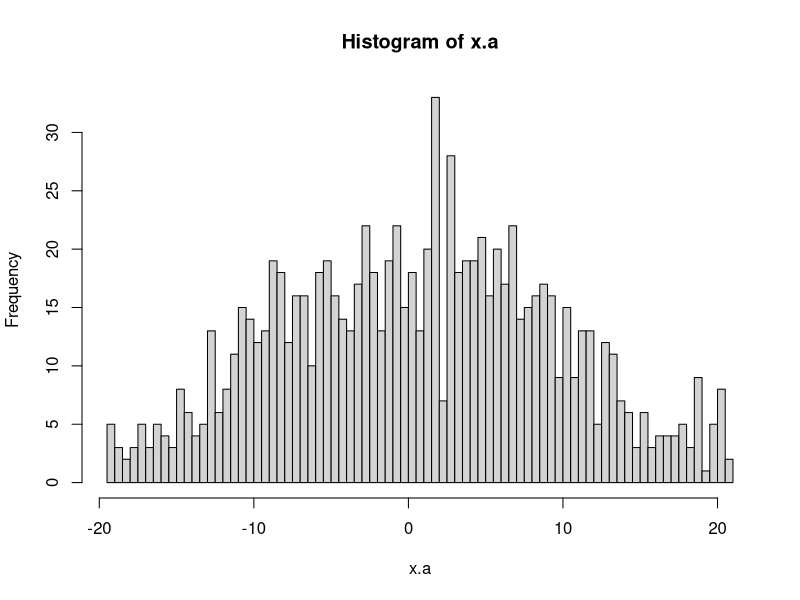
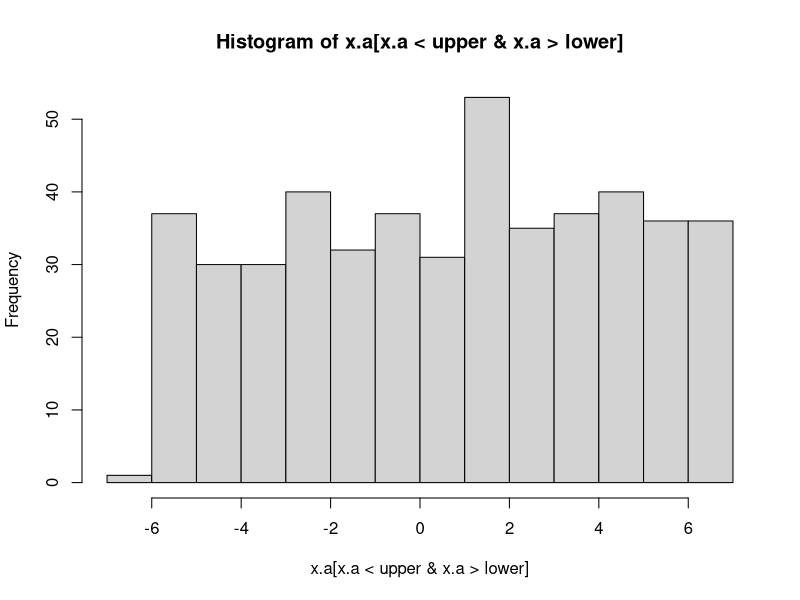
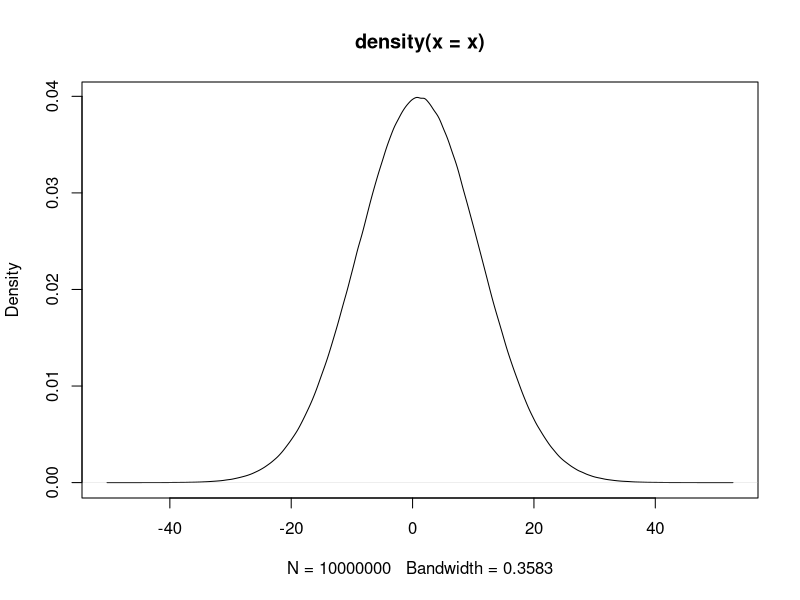

The R source for these figures, in order:
## ---- chunk 1
knitr::opts_chunk$set(echo = TRUE)

## ---- chunk 2
x.a <- rnorm(1000, 1, 10)

# 1.1 Filter OUT extreme values out of two standard deviations
#x.a - mean(x.a) <  2*sd(x.a)
#x.a  - mean(x.a) >  -2*sd(x.a)
x.a <- x.a[abs(x.a - mean(x.a)) < 2*sd(x.a)]

# 1.2 Plotting the distribution of the remaining vector x.a
hist(x.a, breaks = 100)

# 1.3 Calculate the 25% 50% and 75% quantile of vector x.a. (You may google "quantile r)
upper <- quantile(x.a, probs = 0.75)
lower <- quantile(x.a, probs = 0.25)

# 1.4 Get the sequence between 25% to 75% of x.a
hist(x.a[x.a < upper & x.a > lower])
x.a[x.a > upper | x.a < lower]


## ---- chunk 3
x.b <- c("a", "b", "c", "d", "e", "f", "g", "h", "i", "j", "k")

# 2.1 Get only elements at odd positions
x.b[1:length(x.b)%% 2 == 1]

# 2.2 Truncate the first 2 elements and the last 2 elements
x.b[3:(length(x.b)-2)]

## ---- chunk 4
population <- c(158228, 126687, 228075, 204903, 308383)
town <- c("中正", "大同", "中山", "松山", "大安")

# 3.1 Sort the population, 
# the reuslt should be [1] 126687 158228 204903 228075 308383
sort(population)

# 3.2 Sort populations in decreasing order 
# (Google it or check help)
# Result: [1] 308383 228075 204903 158228 126687
sort(population, decreasing = TRUE)
# 3.3 Sort town names according to population in decreasing order
# Result: [1] "大安" "中山" "松山" "中正" "大同"
order(population)
town[order(-population)]

## ---- chunk 5
# 4.1 Print current time
# e.g., "2019-09-02 21:31:36 CST"
Sys.time()
# 4.2 Check the data type of current time
str(Sys.time())

# 4.3 Print today
# e.g., [1] "2019-09-02"
Sys.Date()

# 4.4 Check the data type of date
str(Sys.Date())

# 4.5 Write example to compare following functions: print(), cat(), and message() 
cat("Michael","Jackson\n")
print(paste("Michael","Jackson", sep = " "))
message("Michael ","Jackson")
## ---- chunk 6
# 5.1 Using google to find out how to measure the ruuning time of the following code
start_time <- Sys.time()
x <- rnorm(10000000, 1, 10) 
plot(density(x))
end_time <- Sys.time()

end_time - start_time

## ---- chunk 7
a <- c(5, 5, 5, 5, 4, 4, 4, 3, 3, 1, 1, 1, 2, 2, 2)
b <- c(3, 3, 3, 4, 4, 4, 2, 2, 2, 4, 4, 1, 4, 1, 1)
df2 <- data.frame(a, b)

# sort df2 in orders of decreasing b then increasing a
df2 <- df2[order(df2$a, -df2$b),]

## ---- chunk 8
country <- c("CN", "US", "JP", "HK", "KR", "SG", "DE", "MY", "VN", "PH", "TH", "AU", "NL", "SA", "ID", "GB", "IN", "FR", "IT", "AE")

import <- c(26.142, 12.008, 7.032, 13.646, 4.589, 5.768, 2.131, 2.802, 3.428, 3.019, 1.976, 1.118, 1.624, 0.449, 0.983, 1.302, 1.027, 0.553, 0.670, 0.455)

export <- c(22.987, 12.204, 11.837, 7.739, 5.381, 4.610, 2.866, 2.784, 2.414, 2.092, 1.839, 1.788, 1.665, 1.409, 1.391, 1.075, 0.974, 0.899, 0.800, 0.728)

df_country<-data.frame(country,import, export)
df_country<-df_country[order(-df_country$export, -df_country$import),]
df_country

